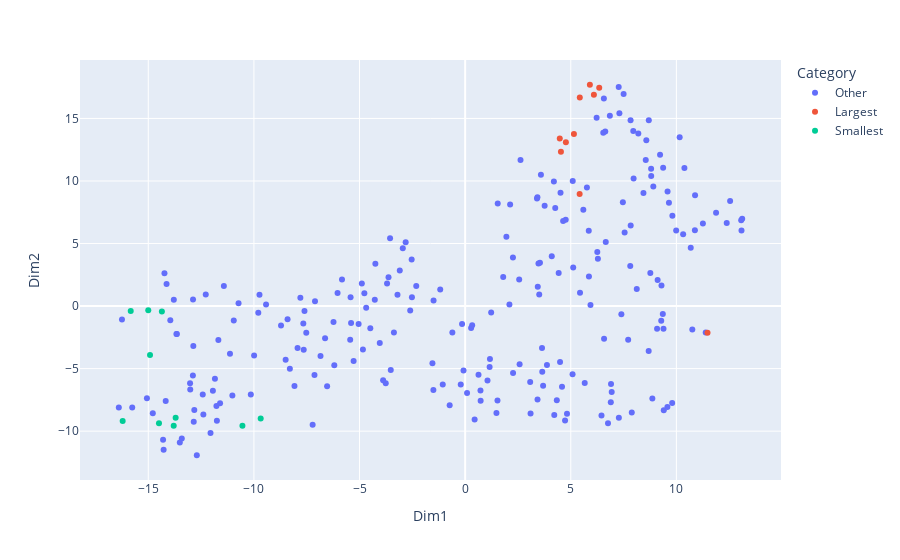

Write notebook code for a chart like this one.
### Code cell
# define 'Smallest', 'Largest' or 'Other' category
texas_counties['pop_category'] = 'Other'
texas_counties.loc[texas_counties['pop2018'].nsmallest(10).index, 'pop_category'] = 'Smallest'
texas_counties.loc[texas_counties['pop2018'].nlargest(10).index, 'pop_category'] = 'Largest'

# add the categories to this DataFrame
tsne_df['Category'] = texas_counties['pop_category'].values

# create an interactive plot
fig = px.scatter(tsne_df, x='Dim1', y='Dim2', color='Category', hover_data=['County'])
fig.show()

### Figure 1 — Plotly figure (JSON) as saved in the notebook; plotly's stock layout.template omitted (floating-point values rounded to 4 significant figures; data arrays with more than 128 entries replaced by an {"elided": "..."} marker saying what was removed)
{"data": [{"customdata": {"elided": "234x1 str values"}, "hovertemplate": "Category=Other<br>Dim1=%{x}<br>Dim2=%{y}<br>County=%{customdata[0]}<extra></extra>", "legendgroup": "Other", "marker": {"color": "#636efa", "symbol": "circle"}, "mode": "markers", "name": "Other", "orientation": "v", "showlegend": true, "type": "scatter", "x": {"elided": "234 float values"}, "xaxis": "x", "y": {"elided": "234 float values"}, "yaxis": "y"}, {"customdata": [["Bexar County"], ["Collin County"], ["Dallas County"], ["Denton County"], ["El Paso County"], ["Fort Bend County"], ["Harris County"], ["Hidalgo County"], ["Tarrant County"], ["Travis County"]], "hovertemplate": "Category=Largest<br>Dim1=%{x}<br>Dim2=%{y}<br>County=%{customdata[0]}<extra></extra>", "legendgroup": "Largest", "marker": {"color": "#EF553B", "symbol": "circle"}, "mode": "markers", "name": "Largest", "orientation": "v", "showlegend": true, "type": "scatter", "x": [4.534, 5.905, 4.769, 6.095, 5.42, 6.347, 4.479, 11.47, 5.149, 5.427], "xaxis": "x", "y": [12.34, 17.69, 13.11, 16.9, 8.954, 17.46, 13.39, -2.138, 13.77, 16.67], "yaxis": "y"}, {"customdata": [["Borden County"], ["Foard County"], ["Kenedy County"], ["Kent County"], ["King County"], ["Loving County"], ["McMullen County"], ["Motley County"], ["Roberts County"], ["Terrell County"]], "hovertemplate": "Category=Smallest<br>Dim1=%{x}<br>Dim2=%{y}<br>County=%{customdata[0]}<extra></extra>", "legendgroup": "Smallest", "marker": {"color": "#00cc96", "symbol": "circle"}, "mode": "markers", "name": "Smallest", "orientation": "v", "showlegend": true, "type": "scatter", "x": [-15.83, -13.7, -16.21, -10.54, -9.679, -14.92, -14.36, -13.8, -15.0, -14.49], "xaxis": "x", "y": [-0.4007, -8.929, -9.187, -9.574, -8.989, -3.922, -0.4434, -9.559, -0.3394, -9.366], "yaxis": "y"}], "layout": {"legend": {"title": {"text": "Category"}, "tracegroupgap": 0}, "margin": {"t": 60}, "xaxis": {"anchor": "y", "domain": [0, 1], "title": {"text": "Dim1"}}, "yaxis": {"anchor": "x", "domain": [0, 1], "title": {"text": "Dim2"}}}}
